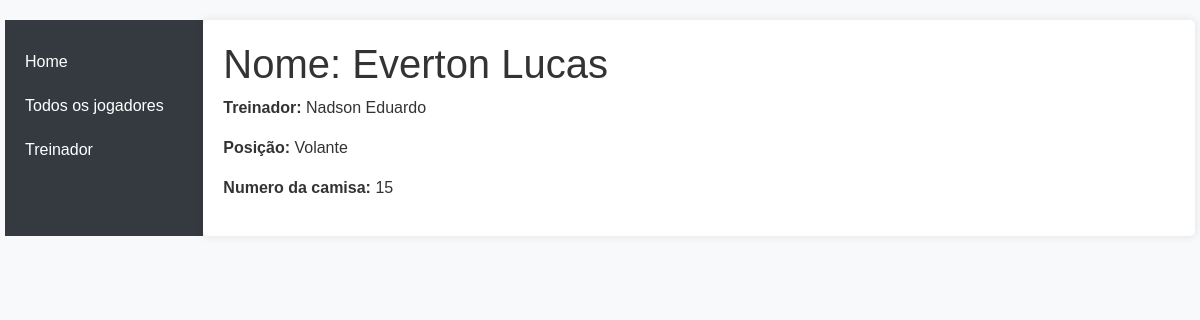
The app's page /catalog/jogador/4 with its own data.
### catalog/models.py (models this page shows, shortened)
class Jogador(models.Model):
    nome=models.CharField(max_length=200, help_text='Insira o nome do jogador.')
    treinador=models.ForeignKey('Treinador', on_delete=models.SET_NULL, null=True)
    numeroDaCamisa=models.CharField(max_length=200, help_text='Insira o número da camisa.')
    posicao=models.ManyToManyField(Posicao, help_text='Insira a posição do jogador.')

class Treinador(models.Model):
    nome=models.CharField(max_length=200, help_text='Insira o nome do treinador.')
    idade=models.CharField(max_length=200, help_text='Insira a idade do treinador.')
    email=models.CharField(max_length=200, help_text='Insira o e-mail do treinador.')
    def __str__(self):
        return self.nome

class Posicao(models.Model):
    nome=models.CharField(max_length=200, help_text='Insira a posição do jogador.')
    def __str__(self):
        return self.nome

### catalog/views.py (the view)
# urls.py: path('jogador/<int:pk>', views.JogadorDetailView.as_view(), name='jogador-detail'),
class JogadorDetailView(generic.DetailView):
    model=Jogador

### catalog/templates/catalog/jogador_detail.html
{% extends "base_generic.html" %}
{% block content %}
  <h1>Nome: {{ jogador.nome }}</h1>
  <p><strong>Treinador:</strong> {{ jogador.treinador }}</p>
  <p><strong>Posição:</strong> {% for posicao in jogador.posicao.all %} {{ posicao }}{% if not forloop.last %}, {% endif %}{% endfor %}</p>
  <p><strong>Numero da camisa:</strong> {{ jogador.numeroDaCamisa }}</a></p>
{% endblock %}

### catalog/static/css/styles.css (style rules this page uses)
body { font-family: 'Arial', sans-serif; background-color: #f8f9fa; color: #333; }

### records on screen
Jogador: nome "Everton Lucas", treinador "Nadson Eduardo", numeroDaCamisa "15"
Posicao: nome "Volante"
